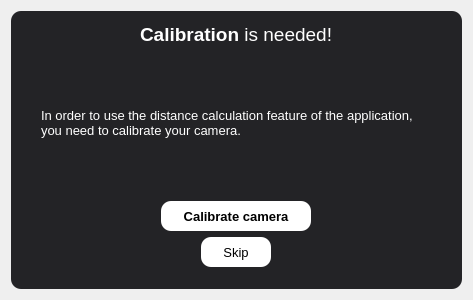
<?xml version="1.0" encoding="UTF-8"?>
<ui version="4.0">
 <class>Dialog</class>
 <widget class="QDialog" name="Dialog">
  <property name="geometry">
   <rect>
    <x>0</x>
    <y>0</y>
    <width>473</width>
    <height>300</height>
   </rect>
  </property>
  <property name="windowTitle">
   <string>Dialog</string>
  </property>
  <property name="styleSheet">
   <string notr="true">/*Buttons*/

QPushButton{
	background-color: white;
	color: black;
	border-radius: 10;
}

QPushButton:pressed {	
	background-color: #bcbcbc;
}</string>
  </property>
  <layout class="QVBoxLayout" name="verticalLayout">
   <item>
    <widget class="QFrame" name="frame">
     <property name="styleSheet">
      <string notr="true">QFrame{
	background-color: #232326;
	border-radius: 10;
}</string>
     </property>
     <property name="frameShape">
      <enum>QFrame::StyledPanel</enum>
     </property>
     <property name="frameShadow">
      <enum>QFrame::Raised</enum>
     </property>
     <layout class="QVBoxLayout" name="verticalLayout_2">
      <property name="spacing">
       <number>0</number>
      </property>
      <property name="leftMargin">
       <number>20</number>
      </property>
      <property name="topMargin">
       <number>12</number>
      </property>
      <property name="rightMargin">
       <number>20</number>
      </property>
      <property name="bottomMargin">
       <number>12</number>
      </property>
      <item alignment="Qt::AlignHCenter|Qt::AlignTop">
       <widget class="QLabel" name="Label_title">
        <property name="sizePolicy">
         <sizepolicy hsizetype="Preferred" vsizetype="Preferred">
          <horstretch>0</horstretch>
          <verstretch>0</verstretch>
         </sizepolicy>
        </property>
        <property name="font">
         <font>
          <family>Segoe UI</family>
          <pointsize>14</pointsize>
         </font>
        </property>
        <property name="styleSheet">
         <string notr="true">background-color: none; color: white;</string>
        </property>
        <property name="text">
         <string>&lt;strong&gt;Calibration&lt;/strong&gt; is needed!</string>
        </property>
       </widget>
      </item>
      <item alignment="Qt::AlignHCenter|Qt::AlignTop">
       <widget class="QLabel" name="Label_informationText">
        <property name="sizePolicy">
         <sizepolicy hsizetype="Fixed" vsizetype="Preferred">
          <horstretch>0</horstretch>
          <verstretch>0</verstretch>
         </sizepolicy>
        </property>
        <property name="minimumSize">
         <size>
          <width>390</width>
          <height>0</height>
         </size>
        </property>
        <property name="maximumSize">
         <size>
          <width>16777215</width>
          <height>16777215</height>
         </size>
        </property>
        <property name="font">
         <font>
          <family>Segoe UI</family>
          <pointsize>10</pointsize>
         </font>
        </property>
        <property name="styleSheet">
         <string notr="true">background-color: none; color: white;</string>
        </property>
        <property name="text">
         <string>In order to use the distance calculation feature of the application, you need to calibrate your camera.</string>
        </property>
        <property name="textFormat">
         <enum>Qt::AutoText</enum>
        </property>
        <property name="scaledContents">
         <bool>false</bool>
        </property>
        <property name="alignment">
         <set>Qt::AlignLeading|Qt::AlignLeft|Qt::AlignVCenter</set>
        </property>
        <property name="wordWrap">
         <bool>true</bool>
        </property>
        <property name="margin">
         <number>0</number>
        </property>
       </widget>
      </item>
      <item>
       <widget class="QFrame" name="frame_2">
        <property name="frameShape">
         <enum>QFrame::StyledPanel</enum>
        </property>
        <property name="frameShadow">
         <enum>QFrame::Raised</enum>
        </property>
        <layout class="QVBoxLayout" name="verticalLayout_3">
         <item alignment="Qt::AlignHCenter">
          <widget class="QPushButton" name="PushButton_top">
           <property name="sizePolicy">
            <sizepolicy hsizetype="Fixed" vsizetype="Fixed">
             <horstretch>0</horstretch>
             <verstretch>0</verstretch>
            </sizepolicy>
           </property>
           <property name="minimumSize">
            <size>
             <width>150</width>
             <height>30</height>
            </size>
           </property>
           <property name="font">
            <font>
             <family>Yu Gothic UI</family>
             <pointsize>10</pointsize>
             <weight>75</weight>
             <bold>true</bold>
            </font>
           </property>
           <property name="text">
            <string>Calibrate camera</string>
           </property>
          </widget>
         </item>
         <item alignment="Qt::AlignHCenter">
          <widget class="QPushButton" name="PushButton_bottom">
           <property name="sizePolicy">
            <sizepolicy hsizetype="Fixed" vsizetype="Fixed">
             <horstretch>0</horstretch>
             <verstretch>0</verstretch>
            </sizepolicy>
           </property>
           <property name="minimumSize">
            <size>
             <width>70</width>
             <height>30</height>
            </size>
           </property>
           <property name="font">
            <font>
             <family>Yu Gothic UI</family>
             <pointsize>10</pointsize>
             <weight>50</weight>
             <bold>false</bold>
             <strikeout>false</strikeout>
            </font>
           </property>
           <property name="text">
            <string>Skip</string>
           </property>
          </widget>
         </item>
        </layout>
       </widget>
      </item>
     </layout>
    </widget>
   </item>
  </layout>
 </widget>
 <resources/>
 <connections/>
</ui>
